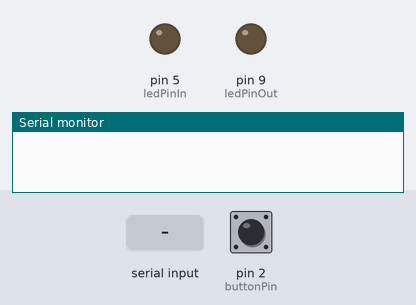
Bench run of a sketch on a simulated Arduino Mega 2560, built with avr-gcc and run on an emulated ATmega2560. Parts: output pins drawn as LEDs (lit = HIGH), the last lines printed to the serial monitor. The test bench sets the inputs (shaded band); at power-on: pin 2 (buttonPin) LOW.

Above: at 1.7 s.
1.8 s: "1" received over the second serial link
At 1.95 s:
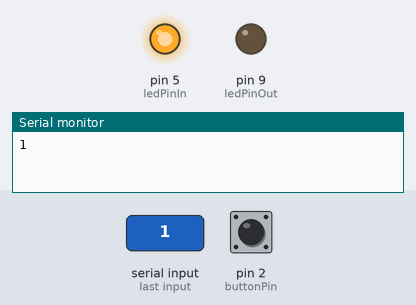
3.6 s: pin 2 (buttonPin) pulled HIGH for 0.15 s
At 3.67 s:
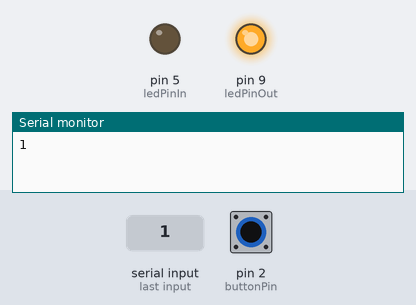
5.2 s: pin 2 (buttonPin) pulled HIGH for 3.2 s
At 8.8 s:
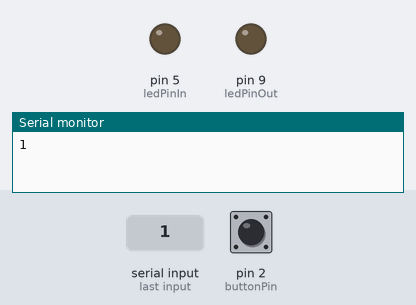
Timing chart, 0 to 10.3 s (numbered marks = the images above; inputs shaded):
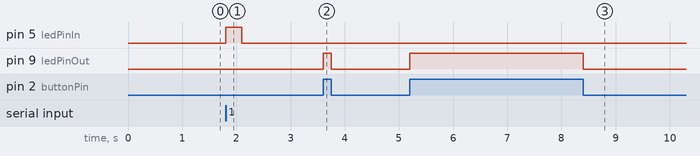

Measured:
- after the input at 1.8 s, pin 5 (ledPinIn): LOW → HIGH at once, → LOW 0.30 s later
- after the input at 3.6 s, pin 9 (ledPinOut): LOW → HIGH at once, → LOW 0.15 s later
- after the input at 5.2 s, pin 9 (ledPinOut): LOW → HIGH at once, → LOW 3.2 s later

The sketch:

Communications_Test.ino
```cpp
#define Rx 19
#define Tx 18
const int buttonPin = 2;     // the number of the pushbutton pin
const int ledPinOut =  9;      // the number of the LED pin outgoing
const int ledPinIn = 5; // the number of the LED pin incoming
// variables will change:
int buttonState = 0;         // variable for reading the pushbutton status

void setup() {
  // initialize the LED pin as an output:
  pinMode(ledPinOut, OUTPUT);
  pinMode(ledPinIn, OUTPUT);
  // initialize the pushbutton pin as an input:
  pinMode(buttonPin, INPUT);
  Serial.begin (9600); // Se t t o No l i n e ending ;
  Serial1.begin (9600); // type a char , then h i t e n t e r
  delay(500) ;
}

void loop() {
  // read the state of the pushbutton value:
  buttonState = digitalRead(buttonPin);

  // check if the pushbutton is pressed. If it is, the buttonState is HIGH:
  if (buttonState == HIGH) {
    // turn LED on:
    digitalWrite(ledPinOut, HIGH);
    char outgoing = 'v' ; // Read c h a r a c t e r , send t o XBee
    Serial1.print (outgoing) ;
  }
    else {
    digitalWrite(ledPinOut,LOW);
    }
  if (Serial1.available ()) { // I s da ta a v a i l a b l e from XBee?
      char incoming = Serial1.read () ; // Read c h a r a c t e r ,
      Serial.println (incoming) ; // send t o S e r i a l Monitor
      if(incoming !='v'){
        digitalWrite(ledPinIn, HIGH);
        delay(300);
        digitalWrite(ledPinIn, LOW);
      }
      else {
        digitalWrite(ledPinIn, LOW);  //look up how to use digitalWrite function (Lab2 Manual)
      }
  }

    delay (50) ;
  }
```
